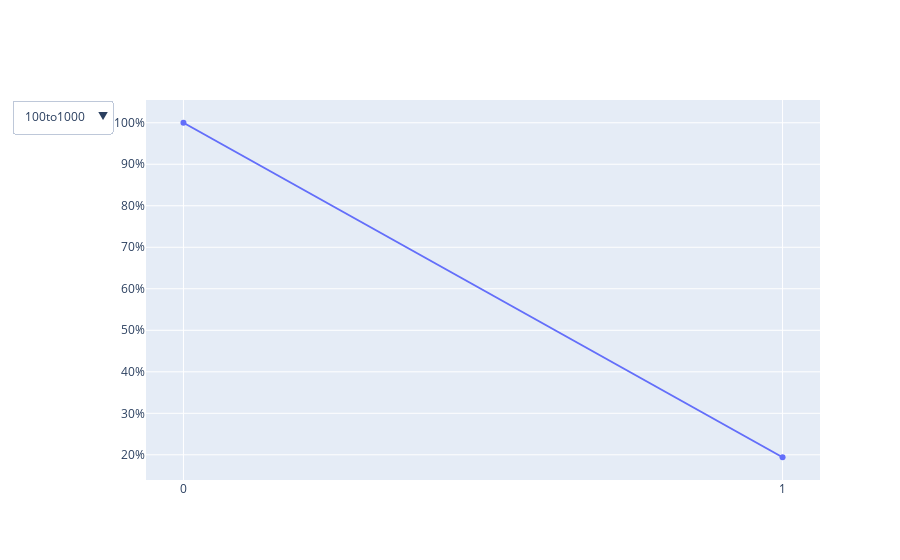

The code cell stored with this chart in its notebook:
### Code cell
df=df_yr0_amount_groups132
fig = go.Figure()

# set up permanent trace
fig.add_trace(go.Scatter(x=df131.index,
                         y=df131[df131.columns[0]],
                         visible=True)
             )

# set up variable trace
fig.add_trace(go.Scatter(x=df.index,
                         y=df[df.columns[0]],
                         visible=False)
             )

updatemenu = []
buttons = []

# button with one option for each dataframe
for col in df.columns:
    buttons.append(dict(method='restyle',
                        label=col,
                        visible=True,
                        args=[{'y':[df[col]],
                               'x':[df.index],
                               'type':'scatter'}, [0]],
                        )
                  )

# some adjustments to the updatemenus
updatemenu = []
your_menu = dict()
updatemenu.append(your_menu)

updatemenu[0]['buttons'] = buttons
updatemenu[0]['direction'] = 'down'
updatemenu[0]['showactive'] = True


# add dropdown menus to the figure
fig.update_layout(showlegend=False, updatemenus=updatemenu)

fig.update_xaxes(type='category')
#fig.update_yaxes(nticks=10)
fig.layout.yaxis.tickformat = ',.0%' 



fig.show()

### Figure 1 — Plotly figure (JSON) as saved in the notebook; plotly's stock layout.template omitted (floating-point values rounded to 4 significant figures)
{"data": [{"type": "scatter", "visible": true, "x": [0, 1], "y": [1, 0.1941]}, {"type": "scatter", "visible": false, "x": [0, 1], "y": [1, 0.4121]}], "layout": {"showlegend": false, "updatemenus": [{"buttons": [{"args": [{"type": "scatter", "x": [[0, 1]], "y": [[1, 0.4121]]}, [0]], "label": "100to1000", "method": "restyle", "visible": true}, {"args": [{"type": "scatter", "x": [[0, 1]], "y": [[1, 0.1822]]}, [0]], "label": "25to50", "method": "restyle", "visible": true}, {"args": [{"type": "scatter", "x": [[0, 1]], "y": [[1, 0.24]]}, [0]], "label": "50to100", "method": "restyle", "visible": true}, {"args": [{"type": "scatter", "x": [[0, 1]], "y": [[1, 0.6506]]}, [0]], "label": "over1000", "method": "restyle", "visible": true}, {"args": [{"type": "scatter", "x": [[0, 1]], "y": [[1, 0.1266]]}, [0]], "label": "under25", "method": "restyle", "visible": true}], "direction": "down", "showactive": true}], "xaxis": {"type": "category"}, "yaxis": {"tickformat": ",.0%"}}}
